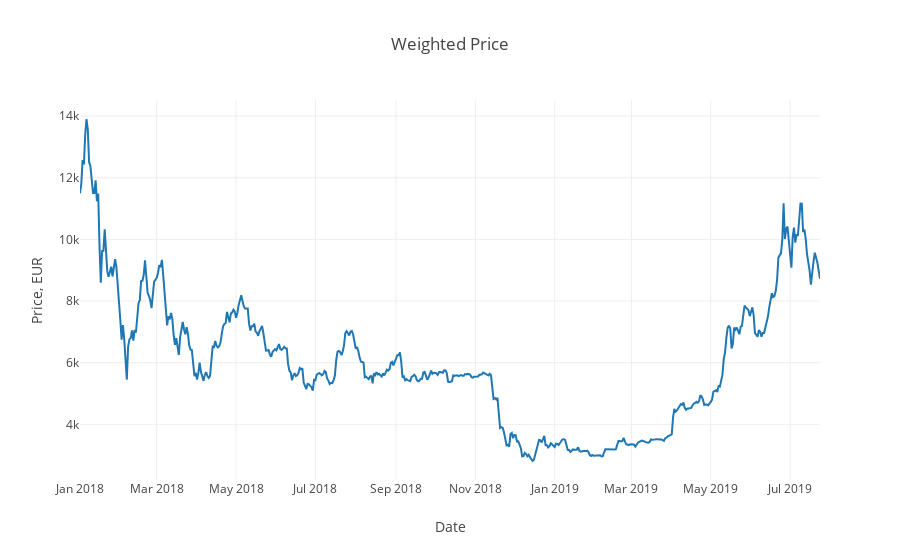

The code cell stored with this chart in its notebook:
### Code cell
data = [btc_trace2]
layout = dict(title = 'Weighted Price', xaxis = dict(title = 'Date'),
              yaxis = dict(title = 'Price, EUR'))
fig = dict(data=data, layout=layout)
plotly.offline.iplot(fig)

### Figure 1 — Plotly figure (JSON) as saved in the notebook; plotly's stock layout.template omitted (floating-point values rounded to 4 significant figures; data arrays with more than 128 entries replaced by an {"elided": "..."} marker saying what was removed)
{"data": [{"type": "scatter", "uid": "1063fc60-252a-437f-9906-7a5a84537d7f", "x": {"elided": "570 str values"}, "y": {"elided": "570 float values"}}], "layout": {"title": {"text": "Weighted Price"}, "xaxis": {"title": {"text": "Date"}}, "yaxis": {"title": {"text": "Price, EUR"}}}}
